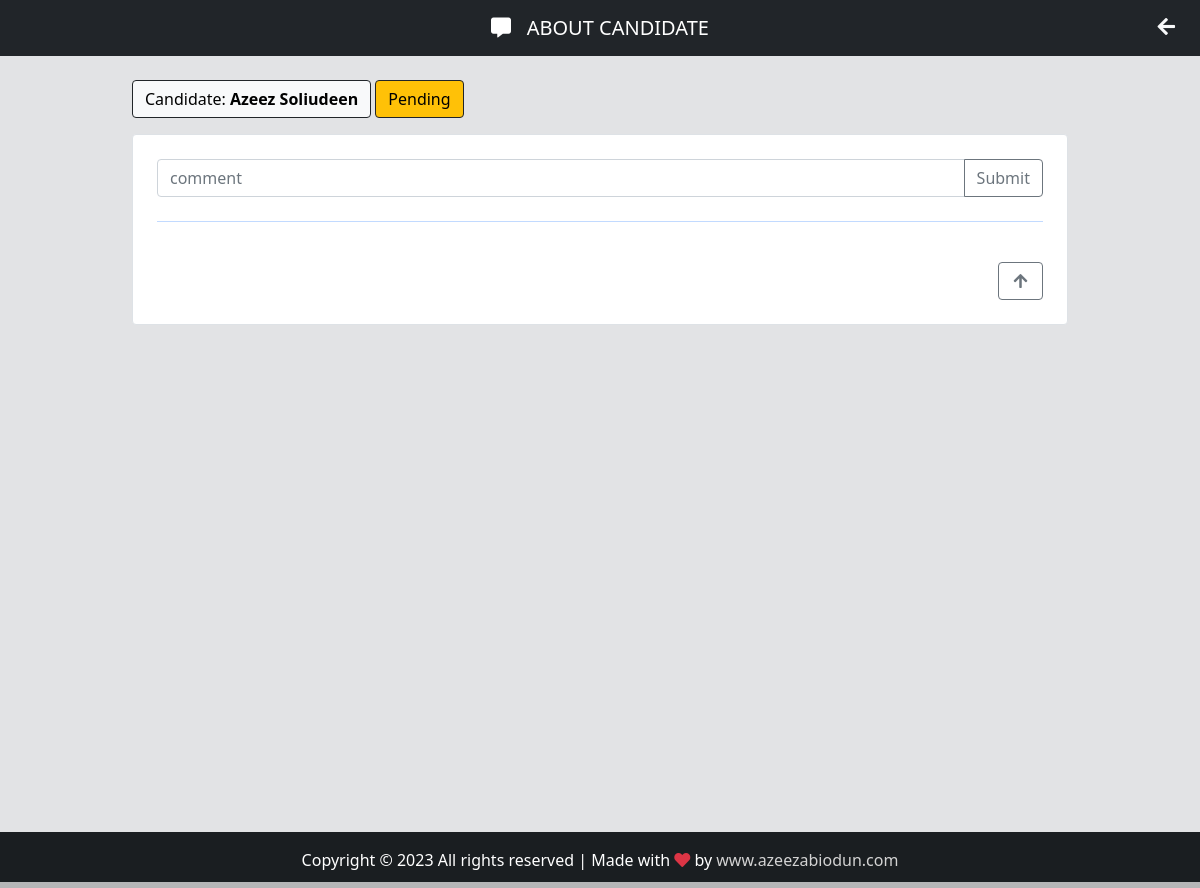
/chat-candidate/28/ (signed in), run on the app's committed database.
### app/models.py (models this page shows, shortened)
class candidate(models.Model):
    first_name = models.CharField(max_length=50)
    last_name = models.CharField(max_length=50)
    job = models.CharField(max_length=5, verbose_name='Job code')
    birth =models.DateField(auto_now=False, auto_now_add=False, verbose_name='Birthday')
    phone = models.CharField(max_length=18)
    personality = models.CharField(max_length=50, null=True, choices=PERSONALITY)
    salary = models.CharField(max_length=50, verbose_name='Salary expectation')
    gender = models.CharField(max_length=7)
    experience = models.BooleanField(null=True)
    smoker = models.CharField(max_length=10, null=True, choices=SMOKER, default="")
    email = models.EmailField(max_length=50)
    message = models.TextField(verbose_name='Presentation')
    file = models.FileField(upload_to='resume', blank=True, verbose_name='Resume')
    image = models.ImageField(upload_to='photo', blank=True, verbose_name='Photo')
    created_at = models.DateTimeField(auto_now_add=True)
    updated_at = models.DateTimeField(auto_now=True)
    Situation = models.CharField(max_length=50, null=True, choices=SITUATION, default='Pending')
    company_note = models.TextField(blank=True)
    frameworks = MultiSelectField(choices=FRAMEWORKS, default="", max_length=50)
    languages = MultiSelectField(choices=LANGUAGES, default="", max_length=50)
    databases = MultiSelectField(choices=DATABASES, default="", max_length=50)
    libraries = MultiSelectField(choices=LIBRARIES, default="", max_length=50)
    mobile = MultiSelectField(choices=MOBILE, default="", max_length=50)
    others = MultiSelectField(choices=OTHERS, default="", max_length=50)
    institution = models.CharField(max_length=50)
    course = models.CharField(max_length=50)
    started_course = models.DateField(auto_now=False, auto_now_add=False)
    finished_course = models.DateField(auto_now=False, auto_now_add=False)
    about_course = models.TextField()
    status_course = models.CharField(max_length=50, null=True, choices=STATUS_COURSE)
    company = models.CharField(max_length=50)
    position = models.CharField(max_length=50)
    started_job = models.DateField(auto_now=False, auto_now_add=False)
    finished_job = models.DateField(auto_now=False, auto_now_add=False)
    about_job = models.TextField()
    employed = models.BooleanField(null=True, verbose_name='I am employed')
    remote = models.BooleanField(null=True, verbose_name='I agree to work remotely')
    travel = models.BooleanField(null=True, verbose_name="I'm available for travel")

### app/views.py (the view)
# urls.py: path('chat-candidate/<int:id>/', views.chat_candidate, name='chat-candidate')
@login_required(login_url="loginpage")
@cache_control(no_cache=True, must_revalidate=True, no_store=True)
def chat_candidate(request, id):
    candidateObj = candidate.objects.get(pk=id)
    chat_candidate = ChartCandidate.objects.all().order_by('-dt')
    list_users = User.objects.all()
    if request.method == 'POST':
        form = ChatCandidateForm(request.POST or None)
        if form.is_valid():
            form.save()
            return redirect('chat-candidate', id=candidateObj.id)
    else:
        form = ChatCandidateForm()
    context = {
        'form': form,
        'chat_candidate': chat_candidate,
        'list_users': list_users,
        'candidateObj': candidateObj
    }
    return render(request, 'app/chat_candidate.html', context)

### app/forms.py
class ChatCandidateForm(forms.ModelForm):
    class Meta:
        model = ChartCandidate
        fields = "__all__"

### app/templates/app/chat_candidate.html (shortened to what this page needs)
{% extends 'base.html' %}
{% block footer-color %}style="color: #d3d3d3;" {% endblock footer-color %}>
{% block nav-content %}
<a class="navbar-brand flex-grow-1 text-center text-align to_center">
  <i class="fas fa-comment-alt"></i>&nbsp;&nbsp; ABOUT CANDIDATE
</a>
{% include 'partials/back.html' %}
{% endblock nav-content %}
{% block content %}
<div class="container mb-3 mt-4" id="chat-data">
  <button class="btn btn-light border-dark" style="cursor: default;">
    Candidate: <strong>{{ candidateObj.first_name }} {{ candidateObj.last_name }}</strong>
  </button>
  <button class="btn {% if candidateObj.Situation == 'Pending' %} btn-warning {% elif candidateObj.Situation == 'Approved' %} btn-success {% else %} btn-danger {% endif %} border-dark" style="cursor: default;">
    {{ candidateObj.Situation }}
  </button>
</div>
<div class='container mt-3 mb-5 card-chat'>
  <div class="card border p-4" id='top'>
    <form method="POST" nonvalidate>
       <div class="input-group mb-4">
          <input type='text' name="chat" class="form-control" placeholder="comment">
          <button class="btn btn-outline-secondary" type="submit">Submit</button>
       </div>
       <hr class="text-primary border-5">
    </form>
    {% include 'partials/go_up.html' %}
  </div>
</div>
{% endblock content %}

### static/css/style.css (style rules this page uses)
html, body { scroll-behavior: smooth; height: 100%; margin: 0; max-width: 100%; }
a { text-decoration: none !important; }
.to_center { left:50%; transform: translateX(-50%); position: relative; }
#chat-data { width: 80%; }
.card-chat { width: 80%; font-size: 14px; overflow-y: auto; height: 700px; scroll-behavior: smooth; }

### app/templates/app/chat_candidate.html (style rules this page uses)
body { background-color: #e2e3e5 }

### data on the page
candidate: first_name "Azeez", last_name "Soliudeen", Situation "Pending"
